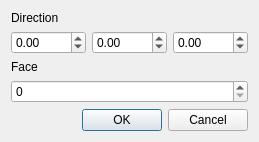
<?xml version="1.0" encoding="UTF-8"?>
<ui version="4.0">
 <class>ExtrudeDialog</class>
 <widget class="QDialog" name="ExtrudeDialog">
  <property name="geometry">
   <rect>
    <x>0</x>
    <y>0</y>
    <width>191</width>
    <height>139</height>
   </rect>
  </property>
  <property name="windowTitle">
   <string>Extrude</string>
  </property>
  <layout class="QVBoxLayout" name="verticalLayout">
   <item>
    <widget class="QLabel" name="label">
     <property name="text">
      <string>Direction</string>
     </property>
    </widget>
   </item>
   <item>
    <layout class="QHBoxLayout" name="horizontalLayout">
     <item>
      <widget class="QDoubleSpinBox" name="x">
       <property name="minimum">
        <double>-9000.000000000000000</double>
       </property>
       <property name="maximum">
        <double>9000.000000000000000</double>
       </property>
      </widget>
     </item>
     <item>
      <widget class="QDoubleSpinBox" name="y">
       <property name="minimum">
        <double>-9000.000000000000000</double>
       </property>
       <property name="maximum">
        <double>9000.000000000000000</double>
       </property>
      </widget>
     </item>
     <item>
      <widget class="QDoubleSpinBox" name="z">
       <property name="minimum">
        <double>-9000.000000000000000</double>
       </property>
       <property name="maximum">
        <double>9000.000000000000000</double>
       </property>
      </widget>
     </item>
    </layout>
   </item>
   <item>
    <widget class="QLabel" name="label_2">
     <property name="text">
      <string>Face</string>
     </property>
    </widget>
   </item>
   <item>
    <widget class="QSpinBox" name="face">
     <property name="maximum">
      <number>9999</number>
     </property>
    </widget>
   </item>
   <item>
    <spacer name="verticalSpacer">
     <property name="orientation">
      <enum>Qt::Vertical</enum>
     </property>
     <property name="sizeHint" stdset="0">
      <size>
       <width>20</width>
       <height>40</height>
      </size>
     </property>
    </spacer>
   </item>
   <item>
    <widget class="QDialogButtonBox" name="buttonBox">
     <property name="orientation">
      <enum>Qt::Horizontal</enum>
     </property>
     <property name="standardButtons">
      <set>QDialogButtonBox::Cancel|QDialogButtonBox::Ok</set>
     </property>
    </widget>
   </item>
  </layout>
 </widget>
 <resources/>
 <connections>
  <connection>
   <sender>buttonBox</sender>
   <signal>accepted()</signal>
   <receiver>ExtrudeDialog</receiver>
   <slot>accept()</slot>
   <hints>
    <hint type="sourcelabel">
     <x>248</x>
     <y>254</y>
    </hint>
    <hint type="destinationlabel">
     <x>157</x>
     <y>274</y>
    </hint>
   </hints>
  </connection>
  <connection>
   <sender>buttonBox</sender>
   <signal>rejected()</signal>
   <receiver>ExtrudeDialog</receiver>
   <slot>reject()</slot>
   <hints>
    <hint type="sourcelabel">
     <x>316</x>
     <y>260</y>
    </hint>
    <hint type="destinationlabel">
     <x>286</x>
     <y>274</y>
    </hint>
   </hints>
  </connection>
 </connections>
</ui>
